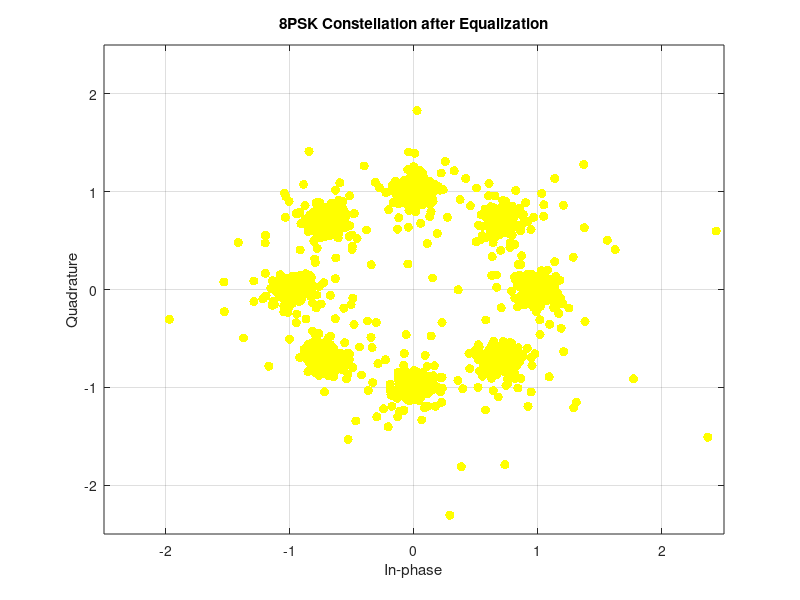

This chart was generated by the following MATLAB code:
% 8PSK Constellation after Equalization
% This script shows the constellation of 8PSK after applying equalization.

% Parameters
M = 8; % Modulation order (8PSK)
numSymbols = 1e4; % Reduced number of symbols for plotting
SNRdB = 30; % Higher SNR value to reduce noise effects

% Generate random data
dataIn = randi([0 M-1], numSymbols, 1);

% 8PSK Modulation
txSignal = pskmod(dataIn, M);

% Apply Rayleigh Fading
h = sqrt(0.5) * (randn(size(txSignal)) + 1j * randn(size(txSignal)));
rxSignalRayleigh = h .* txSignal; % Apply the fading

% Add AWGN noise with higher SNR
rxSignalRayleighAWGN = awgn(rxSignalRayleigh, SNRdB, 'measured');

% Apply Equalizer (compensate for the channel)
equalizedSignal = rxSignalRayleighAWGN ./ h;

% Plot constellation diagram after equalization
figure;
scatterplot(equalizedSignal, 1, 0, 'y.'); % Set color to yellow
title('8PSK Constellation after Equalization');
grid on;
xlim([-2.5 2.5]); % Set x-axis limits
ylim([-2.5 2.5]); % Set y-axis limits

% Find the scatter plot line object and set MarkerSize
hMarkers = findall(gcf, 'Type', 'Line');
set(hMarkers, 'MarkerSize', 20); % Increase marker size
